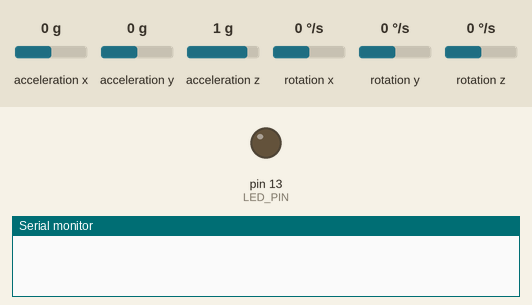
This sketch was run on a simulated Arduino Uno, built with avr-gcc and run on an emulated ATmega328P. On the bench: output pins drawn as LEDs (lit = HIGH), the last lines printed to the serial monitor. Dashed ring = blinking. The inputs (shaded band) are chosen by the test bench; at power-on: acceleration z 1 g, acceleration x 0 g, acceleration y 0 g, rotation x 0 °/s, rotation y 0 °/s, rotation z 0 °/s.

Above: at 0.0 s.
At 1.11 s:
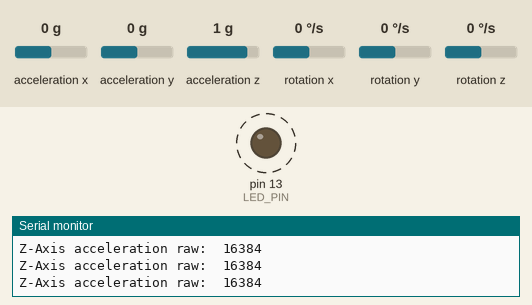
1.3 s: acceleration z set to 0 g
Timing chart, 0 to 10.3 s (numbered marks = the images above; inputs shaded):
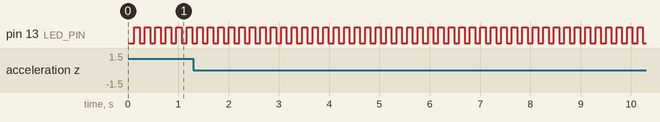

Measured:
- by itself, pin 13 (LED_PIN): alternates HIGH for 0.10 s and LOW for 0.10 s

The sketch:

mpu_test.ino
```cpp
// I2Cdev and MPU6050 must be installed as libraries, or else the .cpp/.h files
// for both classes must be in the include path of your project
#include "I2Cdev.h"
#include "MPU6050.h"

// Arduino Wire library is required if I2Cdev I2CDEV_ARDUINO_WIRE implementation
// is used in I2Cdev.h
#if I2CDEV_IMPLEMENTATION == I2CDEV_ARDUINO_WIRE
    #include "Wire.h"
#endif

// class default I2C address is 0x68
MPU6050 accelgyro;

int16_t ax, ay, az;
int16_t gx, gy, gz;

// Configure MPU offsets
#define OFFSET_AX 734
#define OFFSET_AY -292
#define OFFSET_AZ 1270
#define OFFSET_GX 58
#define OFFSET_GY -6
#define OFFSET_GZ 21

// Configure LED
#define LED_PIN 13
bool blinkState = false;

// Configure Serial
// (38400 chosen because it works as well at 8MHz as it does at 16MHz, but
// it's really up to you depending on your project)
const int BAUD_RATE = 9600;


void setup() {
  // join I2C bus (I2Cdev library doesn't do this automatically)
    #if I2CDEV_IMPLEMENTATION == I2CDEV_ARDUINO_WIRE
        Wire.begin();
    #elif I2CDEV_IMPLEMENTATION == I2CDEV_BUILTIN_FASTWIRE
        Fastwire::setup(400, true);
    #endif

    // initialize serial communication
    Serial.begin(BAUD_RATE);

    // initialize device
    Serial.println("Initializing I2C devices...");
    accelgyro.initialize();

    // verify connection
    Serial.println("Testing device connections...");
    Serial.println(accelgyro.testConnection() ? "MPU6050 connection successful" : "MPU6050 connection failed");

    Serial.println("Updating internal sensor offsets...");
    // -76	-2359	1688	0	0	0
    Serial.print(accelgyro.getXAccelOffset()); Serial.print("\t"); // -76
    Serial.print(accelgyro.getYAccelOffset()); Serial.print("\t"); // -2359
    Serial.print(accelgyro.getZAccelOffset()); Serial.print("\t"); // 1688
    Serial.print(accelgyro.getXGyroOffset()); Serial.print("\t"); // 0
    Serial.print(accelgyro.getYGyroOffset()); Serial.print("\t"); // 0
    Serial.print(accelgyro.getZGyroOffset()); Serial.print("\t"); // 0
    Serial.print("\n");
    accelgyro.setXAccelOffset(OFFSET_AX);
    accelgyro.setYAccelOffset(OFFSET_AY);
    accelgyro.setZAccelOffset(OFFSET_AZ);
    accelgyro.setXGyroOffset(OFFSET_GX);
    accelgyro.setYGyroOffset(OFFSET_GY);
    accelgyro.setZGyroOffset(OFFSET_GZ);
    Serial.print(accelgyro.getXAccelOffset()); Serial.print("\t"); // -76
    Serial.print(accelgyro.getYAccelOffset()); Serial.print("\t"); // -2359
    Serial.print(accelgyro.getZAccelOffset()); Serial.print("\t"); // 1688
    Serial.print(accelgyro.getXGyroOffset()); Serial.print("\t"); // 0
    Serial.print(accelgyro.getYGyroOffset()); Serial.print("\t"); // 0
    Serial.print(accelgyro.getZGyroOffset()); Serial.print("\t"); // 0
    Serial.print("\n");

    // configure Arduino LED pin for output
    pinMode(LED_PIN, OUTPUT);
}

void loop() {
    // read raw accel/gyro measurements from device
    accelgyro.getMotion6(&ax, &ay, &az, &gx, &gy, &gz);

    // these methods (and a few others) are also available
    //accelgyro.getAcceleration(&ax, &ay, &az);
    //accelgyro.getRotation(&gx, &gy, &gz);

    // display tab-separated accel/gyro x/y/z values
    Serial.print("Z-Axis acceleration raw:\t");
//    Serial.print(ax); Serial.print("\t");
//    Serial.print(ay); Serial.print("\t");
    Serial.print(az); Serial.print("\t");
//    Serial.print(gx); Serial.print("\t");
//    Serial.print(gy); Serial.print("\t");
//    Serial.println(gz);
    Serial.println();

    // blink LED to indicate activity
    blinkState = !blinkState;
    digitalWrite(LED_PIN, blinkState);
    delay(100);
}
```
